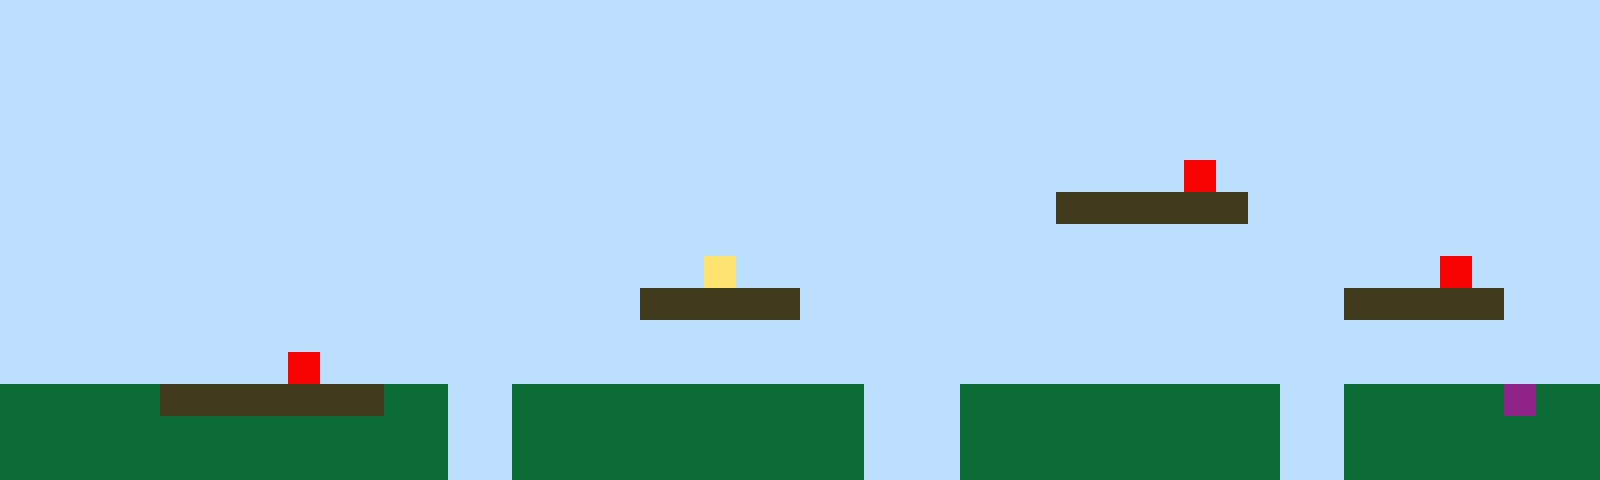

This is a level from a 2D game, rendered from its Tiled map with the project's own tilesets. A one-line summary and the complete map file follow:
An orthogonal 50x15 tile map with 32x32 px tiles, 1 tile layer (Tile Layer 1).

<map version="1.10" tiledversion="1.11.2" orientation="orthogonal" renderorder="right-up" width="50" height="15" tilewidth="32" tileheight="32" infinite="0" nextlayerid="2" nextobjectid="1"><editorsettings><export target="map1.csv" format="csv" /></editorsettings><tileset firstgid="1" name="sprites" tilewidth="32" tileheight="32" tilecount="6" columns="3"><image source="sprites.png" width="96" height="64" /></tileset><layer id="1" name="Tile Layer 1" width="50" height="15"><data encoding="csv">1,1,1,1,1,1,1,1,1,1,1,1,1,1,1,1,1,1,1,1,1,1,1,1,1,1,1,1,1,1,1,1,1,1,1,1,1,1,1,1,1,1,1,1,1,1,1,1,1,1,1,1,1,1,1,1,1,1,1,1,1,1,1,1,1,1,1,1,1,1,1,1,1,1,1,1,1,1,1,1,1,1,1,1,1,1,1,1,1,1,1,1,1,1,1,1,1,1,1,1,1,1,1,1,1,1,1,1,1,1,1,1,1,1,1,1,1,1,1,1,1,1,1,1,1,1,1,1,1,1,1,1,1,1,1,1,1,1,1,1,1,1,1,1,1,1,1,1,1,1,1,1,1,1,1,1,1,1,1,1,1,1,1,1,1,1,1,1,1,1,1,1,1,1,1,1,1,1,1,1,1,1,1,1,1,1,1,1,1,1,1,1,1,1,1,1,1,1,1,1,1,1,1,1,1,1,1,1,1,1,1,1,1,1,1,1,1,1,1,1,1,1,1,1,1,1,1,1,1,1,1,1,1,1,1,1,1,1,1,1,1,1,1,1,1,1,1,1,1,1,1,1,1,1,1,1,1,1,1,1,1,1,1,1,1,1,1,1,1,1,1,1,1,1,1,1,1,1,1,1,1,1,1,1,1,1,1,5,1,1,1,1,1,1,1,1,1,1,1,1,1,1,1,1,1,1,1,1,1,1,1,1,1,1,1,1,1,1,1,1,1,1,1,1,1,1,1,1,1,1,1,1,1,3,3,3,3,3,3,1,1,1,1,1,1,1,1,1,1,1,1,1,1,1,1,1,1,1,1,1,1,1,1,1,1,1,1,1,1,1,1,1,1,1,1,1,1,1,1,1,1,1,1,1,1,1,1,1,1,1,1,1,1,1,1,1,1,1,1,1,1,1,1,1,1,1,1,1,1,1,1,1,1,1,1,1,1,1,1,1,1,1,4,1,1,1,1,1,1,1,1,1,1,1,1,1,1,1,1,1,1,1,1,1,1,5,1,1,1,1,1,1,1,1,1,1,1,1,1,1,1,1,1,1,1,1,1,1,1,1,3,3,3,3,3,1,1,1,1,1,1,1,1,1,1,1,1,1,1,1,1,1,3,3,3,3,3,1,1,1,1,1,1,1,1,1,1,1,1,1,1,1,1,1,1,1,1,1,1,1,1,1,1,1,1,1,1,1,1,1,1,1,1,1,1,1,1,1,1,1,1,1,1,1,1,1,1,1,1,1,1,1,1,1,1,1,1,1,1,5,1,1,1,1,1,1,1,1,1,1,1,1,1,1,1,1,1,1,1,1,1,1,1,1,1,1,1,1,1,1,1,1,1,1,1,1,1,1,1,1,2,2,2,2,2,3,3,3,3,3,3,3,2,2,1,1,2,2,2,2,2,2,2,2,2,2,2,1,1,1,2,2,2,2,2,2,2,2,2,2,1,1,2,2,2,2,2,6,2,2,2,2,2,2,2,2,2,2,2,2,2,2,2,2,1,1,2,2,2,2,2,2,2,2,2,2,2,1,1,1,2,2,2,2,2,2,2,2,2,2,1,1,2,2,2,2,2,2,2,2,2,2,2,2,2,2,2,2,2,2,2,2,2,2,1,1,2,2,2,2,2,2,2,2,2,2,2,1,1,1,2,2,2,2,2,2,2,2,2,2,1,1,2,2,2,2,2,2,2,2</data></layer></map>
